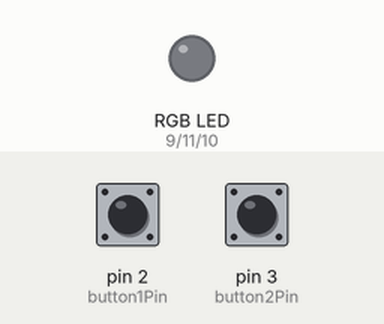
The sketch below on a simulated Arduino Uno, built with avr-gcc and run on an emulated ATmega328P. Shown: an RGB LED mixed from three pins (HIGH = lit). The test bench sets the inputs (shaded band); at power-on: pin 3 (button2Pin) LOW, pin 2 (button1Pin) LOW. What the sketch prints to the serial monitor is not drawn.

Above: at 1.2 s.
1.3 s: pin 3 (button2Pin) pulled HIGH for 1 s
At 3.7 s:
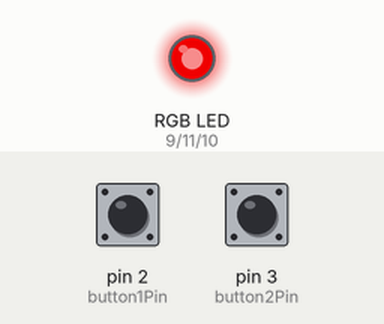
4.0 s: pin 2 (button1Pin) pulled HIGH for 0.15 s
5.8 s: pin 3 (button2Pin) pulled HIGH for 0.15 s
At 7.2 s:
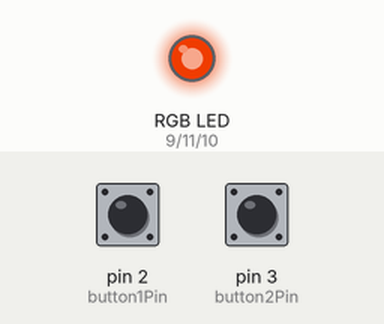
7.6 s: pin 3 (button2Pin) pulled HIGH for 0.15 s
At 8.7 s:
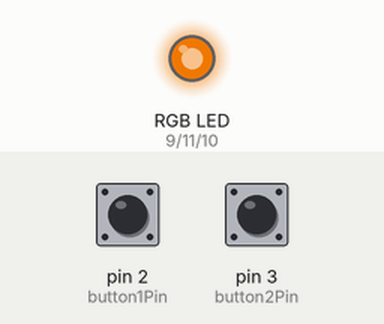
9.4 s: pin 3 (button2Pin) pulled HIGH for 3.2 s
At 9.85 s:
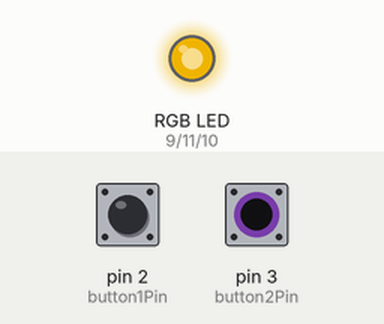
14.1 s: pin 2 (button1Pin) driven HIGH and pin 3 (button2Pin) driven HIGH
At 15.0 s:
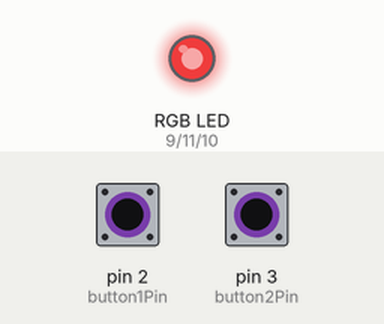
Timing chart, 0 to 20.4 s (numbered marks = the images above; inputs shaded):
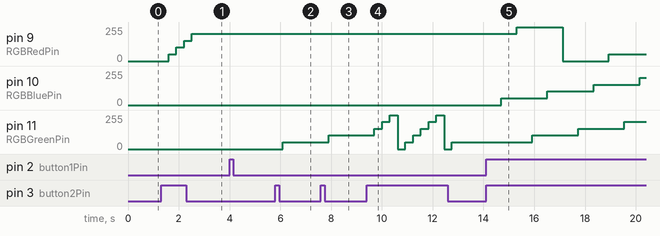

Measured:
- after the input at 1.3 s, pin 9 (RGBRedPin): 0/255 → 51/255 after 0.30 s, → 102/255 0.31 s later, → 153/255 0.31 s later, → 204/255 0.31 s later
- after the input at 4.0 s, every drawn part: stays the same
- after the input at 5.8 s, pin 11 (RGBGreenPin): 0/255 → 51/255 after 0.30 s
- after the input at 7.6 s, pin 11 (RGBGreenPin): 51/255 → 102/255 after 0.30 s
- after the input at 9.4 s, pin 11 (RGBGreenPin): ramps from 0/255 to 255/255 and jumps back, once every 1.8 s
- after the input at 14.1 s, pin 9 (RGBRedPin): 204/255 → 255/255 after 1.2 s, → 0/255 1.8 s later, → 51/255 1.8 s later; pin 10 (RGBBluePin): 0/255 → 51/255 after 0.60 s, → 102/255 1.8 s later, → 153/255 1.8 s later, → 204/255 1.8 s later; pin 11 (RGBGreenPin): 51/255 → 102/255 after 1.8 s, → 153/255 1.8 s later, → 204/255 1.8 s later

The sketch:

Challenge_4.ino
```cpp
//Name: Alex Dorodko
//Date: 26/OCT/2020
//Purpose: This program lets you change colors of each induvidual LED color by using buttons

int RGBRedPin = 9; //The red RGB LED is connected pin 9 of the Arduino.
int RGBGreenPin = 11; //The green RGB LED is connected pin 10 of the Arduino.
int RGBBluePin = 10; //The blue RGB LED is connected pin 11 of the Arduino.
int fadeDelay = 5; //This is the number of milliseconds that it will take between steps
int button2Pin = 3;
int button1Pin = 2;
int flag = 0;
int blue = 0;
int green = 0;
int red = 0;

void setup()
{
    pinMode(RGBRedPin, OUTPUT); //Setup red RGB LED pin as an output pin.
    pinMode(RGBGreenPin, OUTPUT); //Setup green RGB LED pin as an output pin.
    pinMode(RGBBluePin, OUTPUT); //Setup blue RGB LED pin as an output pin.
    pinMode(button2Pin, INPUT);
    pinMode(button1Pin, INPUT);
  	Serial.begin(9600);
}

void loop()
{
    if (digitalRead(button1Pin) == HIGH)
        {
            if (flag == 0)
            {
                flag = 1;
                delay(300);
              	Serial.print(flag);
            }
            else if (flag == 1)
            {
                flag = 2;
                delay(300);
              	Serial.print(flag);
            }
            else if (flag == 2)
            {
                flag = 0;
                delay(300);
              	Serial.print(flag);
            }
        }

    if (flag == 0)
    {
        if (digitalRead(button2Pin) == HIGH)
        {
            red = red + 51;
            delay(300);

            if (red > 255)
            {
                red = 0;
            }
        }

        analogWrite(RGBRedPin, red);
        delay(fadeDelay);
    }

    else if (flag == 1)
    {
        if (digitalRead(button2Pin) == HIGH)
        {
            green = green + 51;
            delay(300);

            if (green > 255)
            {
                green = 0;
            }
        }

        analogWrite(RGBGreenPin, green);
        delay(fadeDelay);
    }

    else if (flag == 2)
    {
        if (digitalRead(button2Pin) == HIGH)
        {
            blue = blue + 51;
            delay(300);

            if (blue > 255)
            {
                blue = 0;
            }
        }

        analogWrite(RGBBluePin, blue);
        delay(fadeDelay);
    }
}
```
